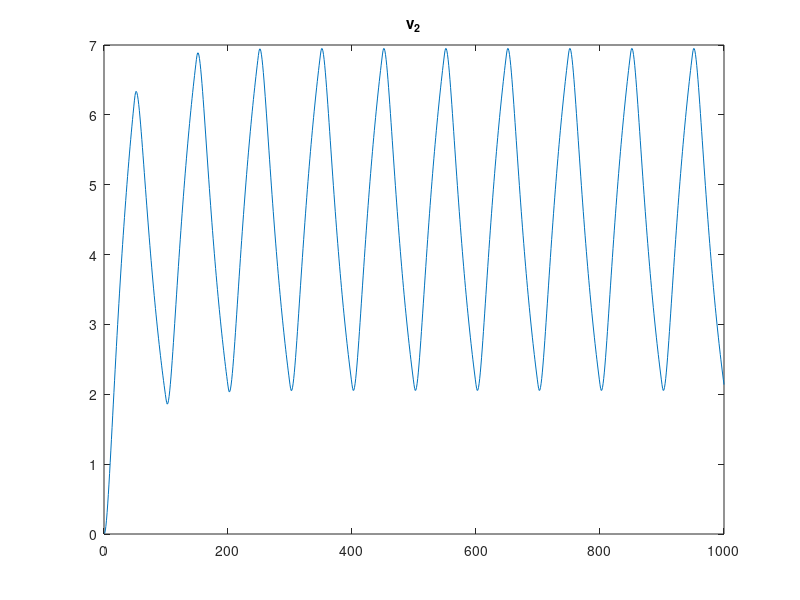
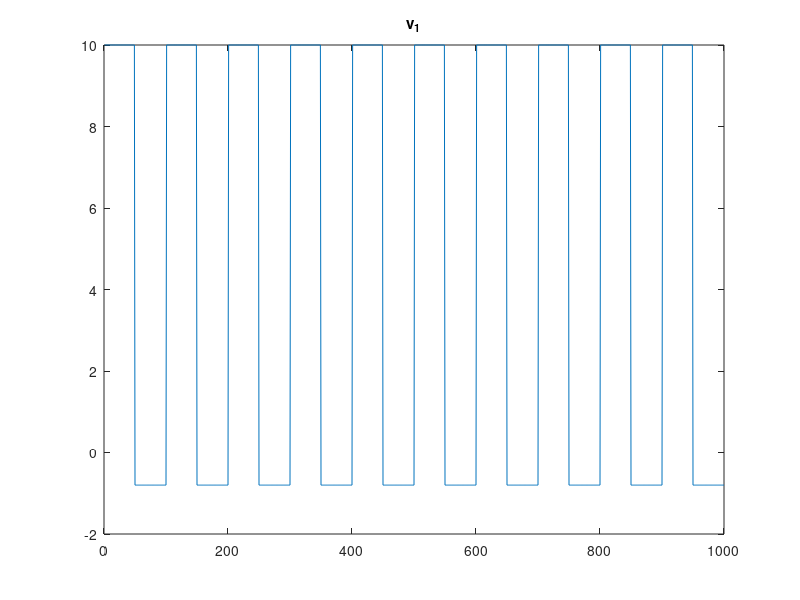
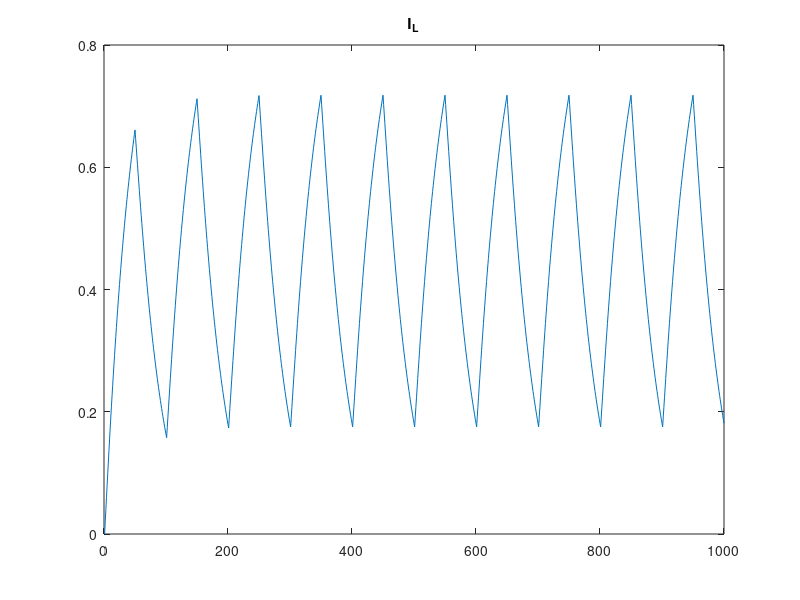
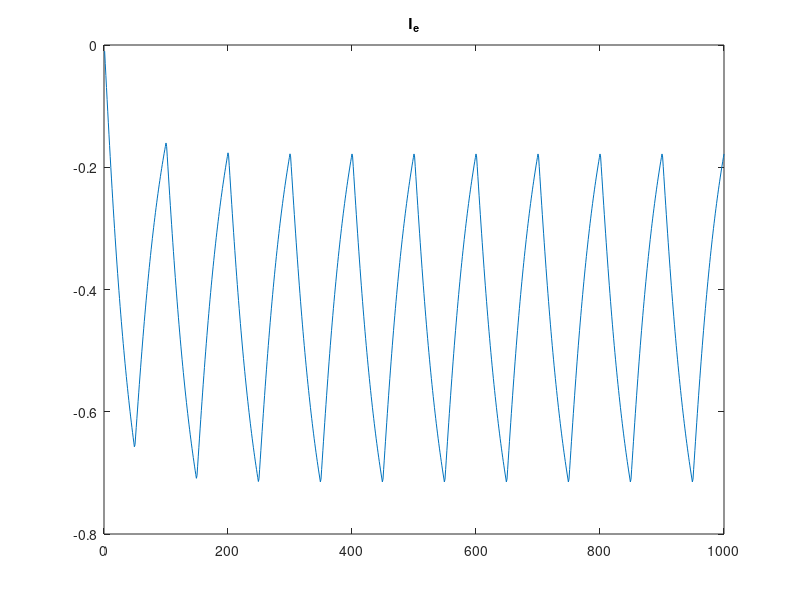

Write MATLAB code to recreate these figures, in order.
%converting L and C components to parrallel resistor  and currnet source
close all

T = 1/10000; %sampling time
tsw = 1/100; % switching frequency
D = .5; % duty ratio

L = 50*1e-3;
C = 50*1e-6;
R = 10;

A = [   T/(2*L)      ,  -T/(2*L)                  ,   1   ;...
        -T/(2*L)     ,  ((T/2*L)+ (2*C)/T +1/R)   ,   0   ;...
        1            ,  0                         ,   0    ];

A_b = inv(A); 

%switch open at t=0
v_1 = 0;
v_2 = 0;
I_E = 0;

I_L = 0;
I_C = 0;
E_val = 10;


N = 10;              %switchings
sampling = tsw/T;    %sampling per switching period
on_time = sampling*D;        %switch close time

v1_vect = [];
v2_vect = [];
IL_vect = [];
Ie_vect = [];

for i = (1:N)
    for j = (1:sampling)
        
        if(j<on_time) % switching
            E = E_val;
        else
            E = -0.8;%because of ideal diode
        end
        
        I_L = I_L  + (v_1-v_2)*T/L;
        I_C = -I_C + 4*v_2*C/T;
        
        temp = A \ [-I_L  ;  I_L + I_C  ; E];
        v_1 = temp(1);
        v_2 = temp(2);
        I_e = temp(3);
        v1_vect = [v1_vect v_1];
        v2_vect = [v2_vect v_2];         
        IL_vect = [IL_vect I_L];
        Ie_vect = [Ie_vect I_e];
    end
end

figure
plot(v2_vect)
title('v_2')

figure 
plot(v1_vect)
title('v_1')

figure 
plot(IL_vect)
title('I_L')

figure 
plot(Ie_vect)
title('I_e')

